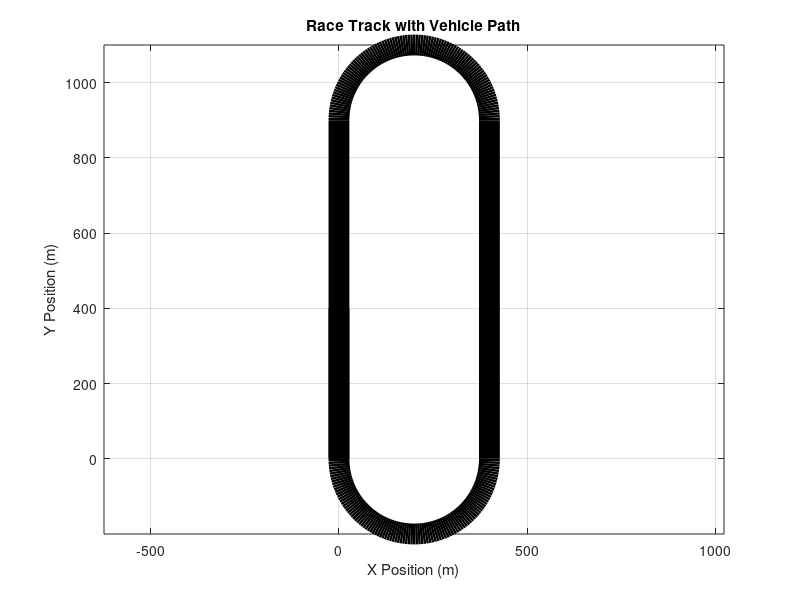

This figure's MATLAB source:
% Define parameters
radius_curved = 200; % Radius of curved sections
length_straight = 900; % Length of straight sections
track_width = 15;

% Define points for the track
theta3 = linspace(pi, 2*pi, 100); % Curved section 1
x2 = radius_curved * cos(theta3) + radius_curved; % Adjusted for starting position
y2 = radius_curved * sin(theta3); % Adjusted for starting position

x1 = ones(1, 100) * (2 * radius_curved); % Straight section 1
y1 = linspace(0, 0, 100); % make these constant

theta1 = linspace(0, pi, 100); % Curved section 2
x4 = radius_curved * cos(theta1) + radius_curved; % Adjusted for starting position
y4 = radius_curved * sin(theta1) + length_straight; % Adjusted for starting position

x3 = zeros(1, 100); % Straight section 2
y3 = linspace(0, 400, 100); % make these constant

% Concatenate the coordinates for a continuous line
x_track = [x2, x1, x4, x3]; % change coordinates
y_track = [y2, y1, y4, y3];

% Plot the race track
figure;
plot(x_track, y_track, 'k', 'LineWidth', track_width);
hold on;

% Define parameters for the patch
patch_width = 2; % Width of the patch
patch_length = 4; % Length of the patch
initial_position = [0, 0]; % Initial position of the patch

% Plot the initial position of the patch
patch_vertices = [
    initial_position(1) - (1/2 * patch_width), initial_position(2);
    initial_position(1) + (1/2 * patch_width), initial_position(2);
    initial_position(1) + (1/2 * patch_width), initial_position(2) + patch_length;
    initial_position(1) - (1/2 * patch_width), initial_position(2) + patch_length
];

patch_handle = patch(patch_vertices(:, 1), patch_vertices(:, 2), 'r');

% Loop through the waypoints and update the patch position
for i = 1:length(x_track) - 1 % Fix: iterate up to length(x_track) - 1
    % Update patch position
    x_patch = (x_track(i) + x_track(i+1))/2;
    y_patch = (y_track(i) + y_track(i+1))/2;

    % Update patch rotation based on the tangent angle
    rotation_angle = atan2(y_track(i+1) - y_track(i), x_track(i+1) - x_track(i));
    rotate(patch_handle, [x_patch, y_patch, 0], rad2deg(rotation_angle));

    % Update patch vertices
    patch_vertices = [
        x_patch - (1/2 * patch_width), y_patch - (1/2 * patch_length);
        x_patch + (1/2 * patch_width), y_patch - (1/2 * patch_length);
        x_patch + (1/2 * patch_width), y_patch + (1/2 * patch_length);
        x_patch - (1/2 * patch_width), y_patch + (1/2 * patch_length)
    ];

    % Update patch position in the plot
    set(patch_handle, 'XData', patch_vertices(:, 1), 'YData', patch_vertices(:, 2));

    pause(0.1); % Adjust pause time as needed
end

hold off;

axis equal;
xlabel('X Position (m)');
ylabel('Y Position (m)');
title('Race Track with Vehicle Path');
grid on;